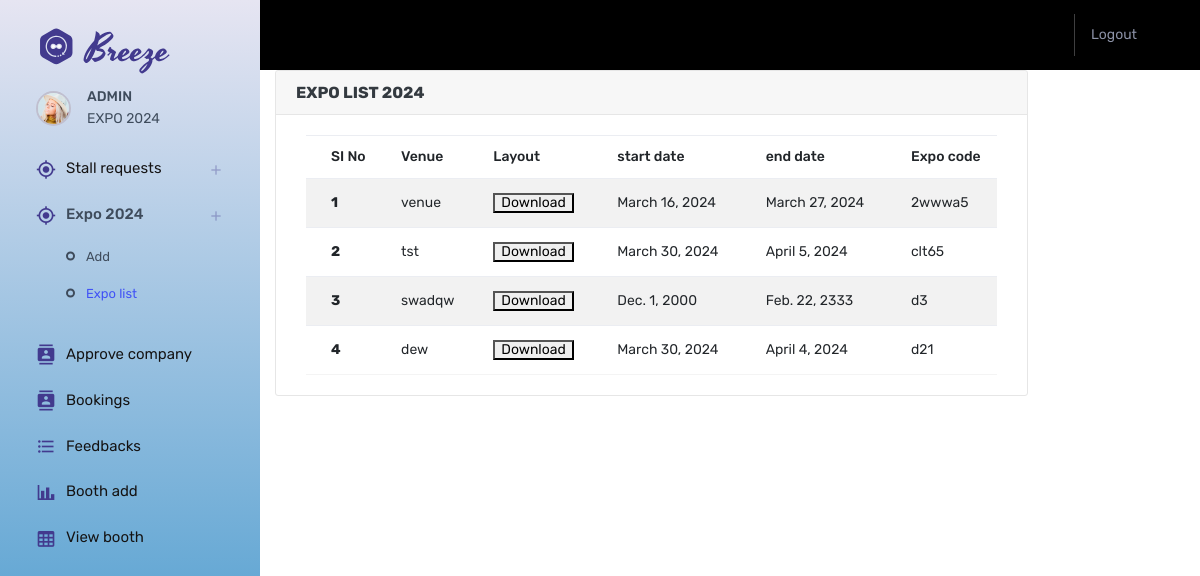
Screenshot of /View_expo with the database file from the repository.
### Expo_app/models.py (models this page shows, shortened)
class CreateExpo(models.Model):
    venue = models.TextField(max_length=100)
    layout = models.FileField()
    start_date = models.DateField()
    end_date = models.DateField()
    expo_code = models.CharField(max_length=6)

### Expo_app/admin_view.py (the view)
# urls.py: path('View_expo',admin_view.View_expo,name = 'View_expo'),
def View_expo(request):
    data = CreateExpo.objects.all()
    return render(request,'admin/expo.html',{'data':data})

### templates/admin/expo.html (shortened to what this page needs)
{% extends 'admin_dash.html' %}
{% block content %}
{% load crispy_forms_filters %}
<div class="col-lg-10">
    <div class="card">
        <div class="card-header">
            <strong class="card-title">EXPO LIST 2024</strong>
        </div>
        <div class="card-body">
            <table class="table table-striped">
                <thead>
                <tr>
                    <th scope="col">SI No</th>
                    <th scope="col">Venue</th>
                    <th scope="col">Layout</th>
                    <th scope="col">start date</th>
                     <th scope="col">end date</th>
                    <th scope="col">Expo code</th>
                </tr>
                </thead>
                <tbody>
                {% for n in data %}
                <tr>
                    <th scope="row">{{forloop.counter}}</th>
                    <td>{{n.venue}}</td>
                    <td>
                      <a href="{{ i.layout.url }}" download>
        <button>Download</button>
        </a>
                    </td>
                    <td>{{n.start_date}}</td>
                    <td>{{n.end_date}}</td>
                     <td>{{n.expo_code}}</td>
                </tr>
                {% endfor %}
                </tbody>
            </table>
        </div>
    </div>
</div>
{% endblock %}

### rows the page displays
CreateExpo: venue "venue", start_date "March 16, 2024", end_date "March 27, 2024", expo_code "2wwwa5"
CreateExpo: venue "tst", start_date "March 30, 2024", end_date "April 5, 2024", expo_code "clt65"
CreateExpo: venue "swadqw", start_date "Dec. 1, 2000", end_date "Feb. 22, 2333", expo_code "d3"
CreateExpo: venue "dew", start_date "March 30, 2024", end_date "April 4, 2024", expo_code "d21"
